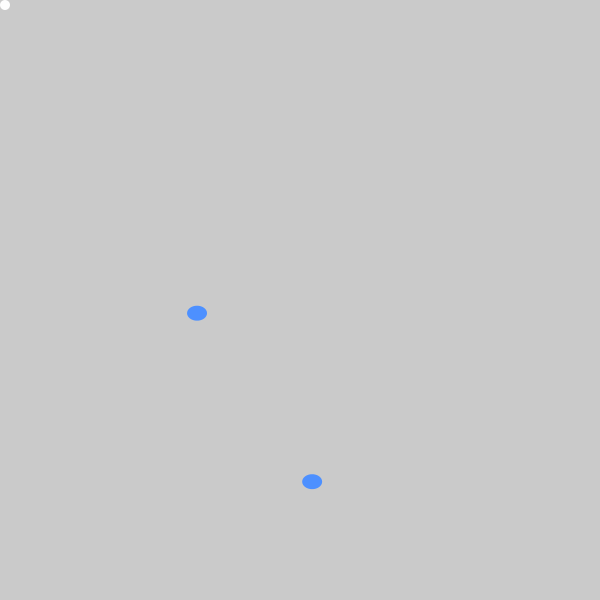
Frame 1 (no input)
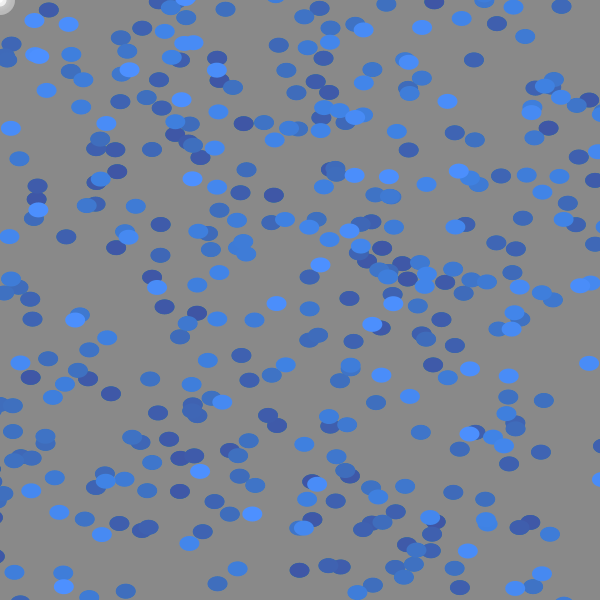
Frame 60 (the mouse pressed at the canvas centre just before this capture)
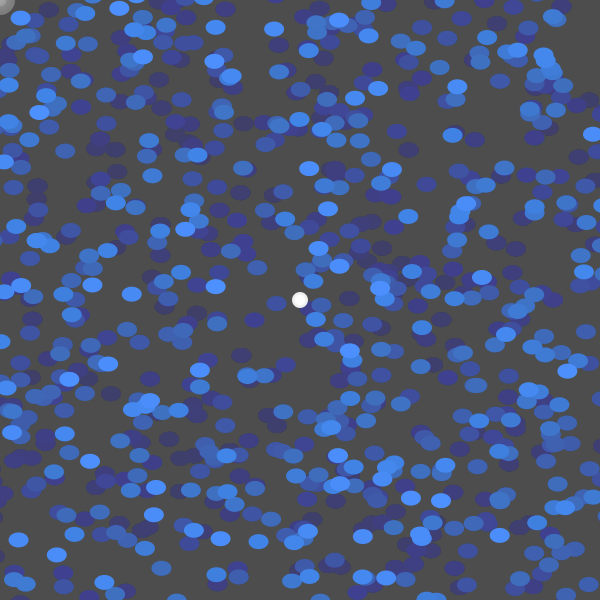
Frame 120 (the mouse held since frame 60 and released just before this capture)

The Processing sketch that drew these frames (run headless with seeded random() and noise(); from frame 60 on, the mouse is pressed at the canvas centre):

// Processing sketch: processing_40341
// ── processing_40341.pde

/*PLEASE READ FIRST!*/

/* Hi my name is Mark Pineda! and this is my project on massive
 * scales! Press the R,G,B,Space buttons on the computer to change the
 * color! and click and drag the mouse for another explosion!*/ 
circle a;
int x=8,y=5,s=20,wx=600,wy=600;
void setup()
{ 
  smooth();
  size(600,600);
  a = new circle();
  a.x = 5;
  a.y = 5;
  a.s = 10;
  a.c1 = 255;
  a.c2 = 255;
  a.c3 = 255;
  
}
void draw()
{
  a.show();
  a.update();
  fill(0,2);
  rect(0,0, 600,600);
  noFill();
  for(int i=0; i < 5; i++)
  {for(int v=0; v < 5; v++)
   {
    smooth();
    noStroke();
    fill(#4D90FF);
    ellipse(x+random(-wx,wx),y+random(-wy,wy), s,15);
   }
  }
}
void mouseDragged()
{     
    a.show();
    a.update();
    a.s=5;
     for(int i=0;i<300;i++)
    {
      fill(a.c1,a.c2,a.c3);
      smooth();
      ellipse(x+random(-600,600),y+random(-600,600), 20,20);
    }  
}
void keyPressed()
{
  if(key == 'r')
  {
    a.c1 = 206;
    a.c2 = 0;
    a.c3 = 0;
  }
  if(key == 'g')
  {
    a.c2 = 206;
    a.c1 = 0;
    a.c3 = 0;
  }
  if(key == 'b')
  {
    a.c3 = 183;
    a.c1 = 109;
    a.c2 = 143;
  }
  if(key == 'w')
  {
    a.c1 = 255;
    a.c2 = 255;
    a.c3 = 255;
  }
  if(key == ' ')
  {
    background(255);
  }
}

  
    
class circle
{
  int x,y,s,c1,c2,c3;
  void show()
  {
    smooth();
    noStroke();
    fill(c1);
    ellipse(x,y,s,s);
  }
  void update()
  {
    s = s+round(random(-5,5));
    x = mouseX;
    y = mouseY;
  }
}


  
